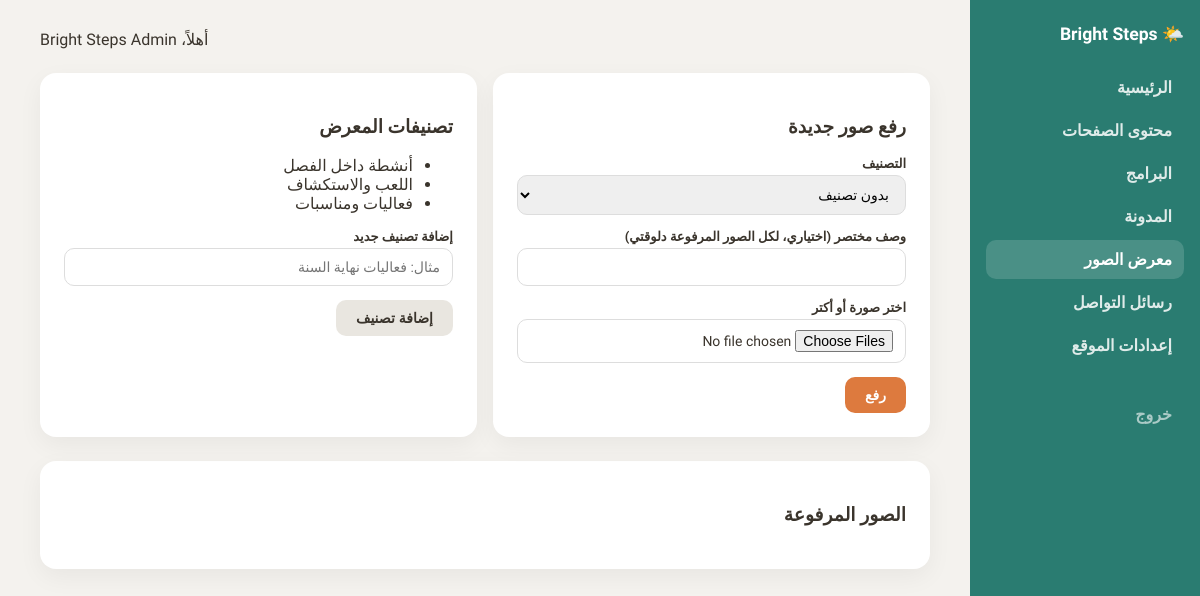
Page /admin/gallery.php (signed in) on the committed database.
### tables this page shows
CREATE TABLE IF NOT EXISTS gallery_categories (
    id INT AUTO_INCREMENT PRIMARY KEY,
    name VARCHAR(120) NOT NULL,
    sort_order INT DEFAULT 0
);

### includes/functions.php (called while the page is built, shortened)
<?php
function h($str) {
    return htmlspecialchars($str ?? '', ENT_QUOTES, 'UTF-8');
}

### public/admin/gallery.php (the view, shortened to what this page needs)
<?php
require __DIR__ . '/includes/layout_top.php';
$db = get_db();
$cats = $db->query("SELECT * FROM gallery_categories ORDER BY sort_order")->fetchAll();
?>
<div class="grid2">
  <div class="card">
    <h3>رفع صور جديدة</h3>
    <form method="post" enctype="multipart/form-data">
      <label>التصنيف</label>
      <select name="category_id">
        <option value="">بدون تصنيف</option>
      </select>
      <label>وصف مختصر (اختياري، لكل الصور المرفوعة دلوقتي)</label>
      <input type="text" name="caption">
      <label>اختر صورة أو أكتر</label>
      <input type="file" name="images[]" accept="image/*" multiple required>
      <button type="submit" class="btn">رفع</button>
    </form>
  </div>
  <div class="card">
    <h3>تصنيفات المعرض</h3>
    <ul>
      <?php foreach ($cats as $cat): ?><li><?= h($cat['name']) ?></li><?php endforeach; ?>
    </ul>
    <form method="post">
      <label>إضافة تصنيف جديد</label>
      <input type="text" name="new_category" placeholder="مثال: فعاليات نهاية السنة">
      <button type="submit" class="btn secondary">إضافة تصنيف</button>
    </form>
  </div>
</div>
<div class="card">
  <h3>الصور المرفوعة</h3>
</div>
<?php require __DIR__ . '/includes/layout_bottom.php'; ?>

### public/admin/includes/layout_top.php (style rules this page uses)
:root { --teal:#3F9C90;--teal-dark:#2A7C71;--orange:#DD7A3E;--yellow:#F0A93B;--pink:#F0A79E;--cream:#FBEFE2;--ink:#3A342C; }
* { box-sizing:border-box }
body { margin:0;font-family:'Tajawal',sans-serif;direction:rtl;background:#F4F2EE;color:var(--ink) }
.card { background:#fff;border-radius:16px;padding:24px;box-shadow:0 8px 24px rgba(0,0,0,.05);margin-bottom:24px }
.btn { display:inline-block;padding:10px 20px;border-radius:10px;background:var(--orange);color:#fff;border:none;font-weight:700;cursor:pointer;text-decoration:none;font-size:14px }
.btn.secondary { background:#e9e6e0;color:var(--ink) }
input,textarea,select { width:100%;padding:10px 12px;border:1px solid #ddd;border-radius:10px;font-family:inherit;margin-bottom:14px;font-size:14px }
label { font-weight:700;font-size:13px;display:block;margin-bottom:4px }
.grid2 { display:grid;grid-template-columns:1fr 1fr;gap:16px }

### rows in the picture
gallery_categories: name "أنشطة داخل الفصل"
gallery_categories: name "اللعب والاستكشاف"
gallery_categories: name "فعاليات ومناسبات"

### other values in the picture
current_admin_name() "Bright Steps Admin"
